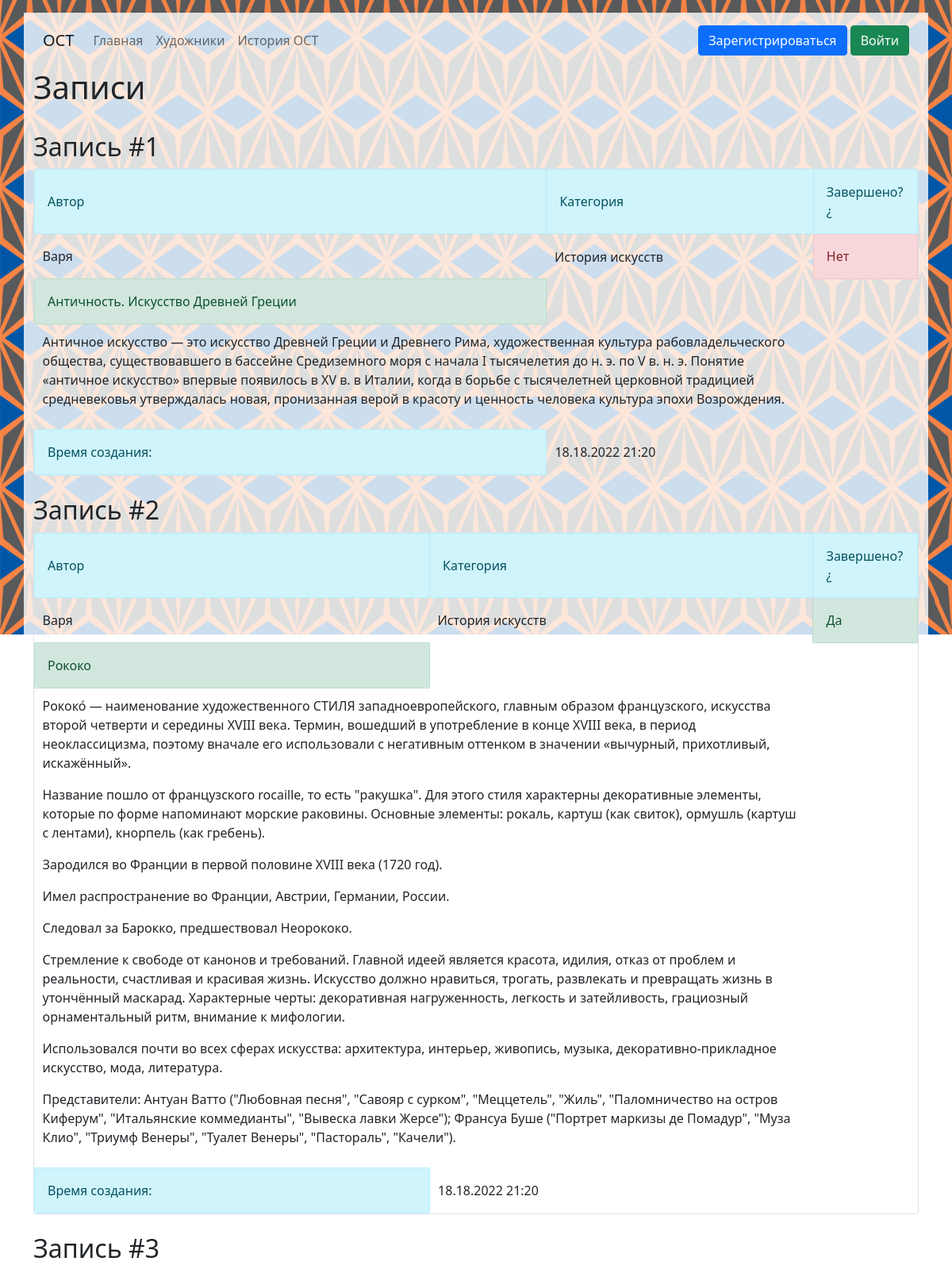
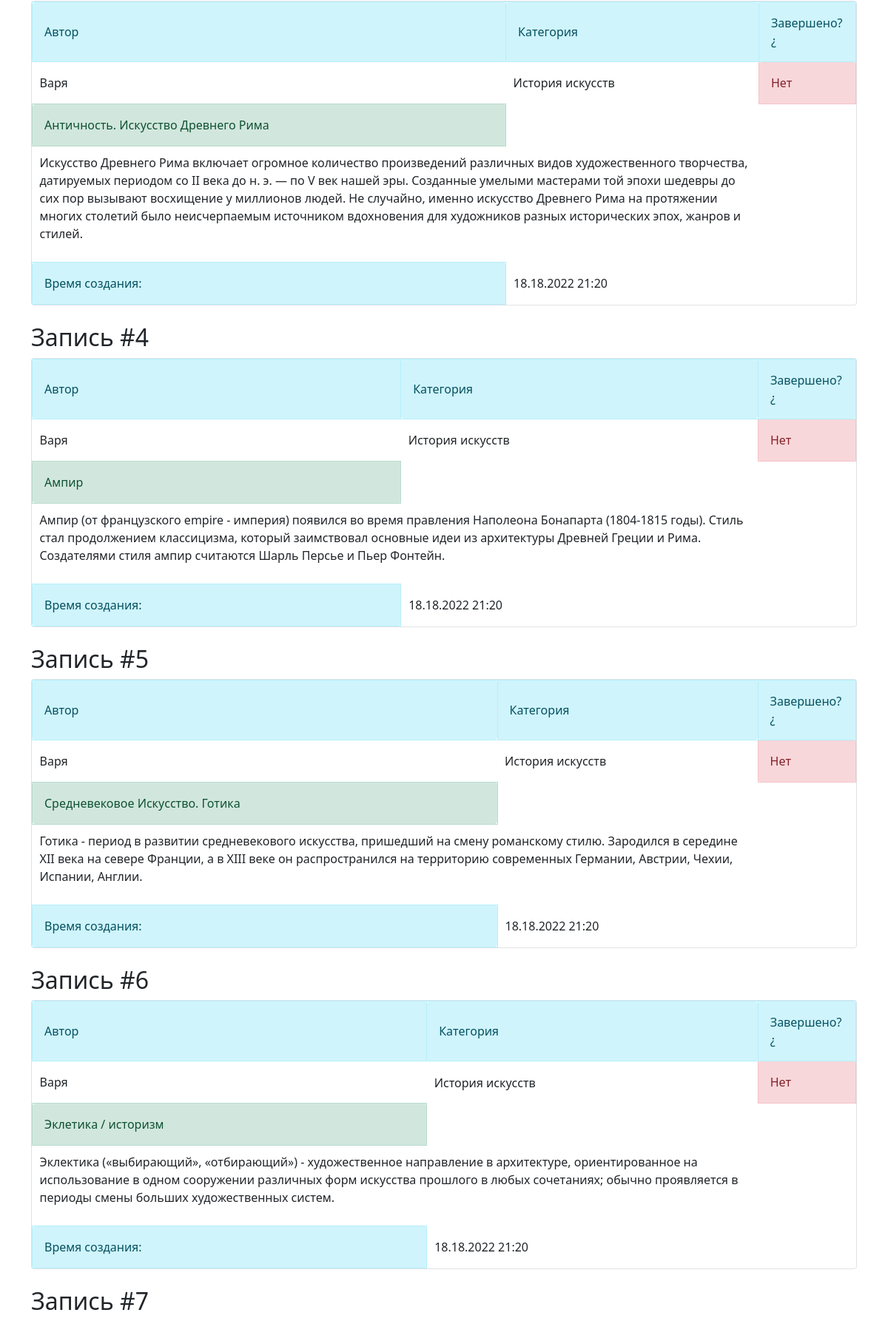
The page / (upper part) on the database its author committed (2 pictures, top to bottom).
### data/posts.py (models this page shows, shortened)
class Posts(SqlAlchemyBase, SerializerMixin):
    __tablename__ = 'posts'
    id = sqlalchemy.Column(sqlalchemy.Integer, primary_key=True, autoincrement=True)
    author = sqlalchemy.Column(sqlalchemy.Integer, sqlalchemy.ForeignKey("users.id"))
    category_id = sqlalchemy.Column(sqlalchemy.Integer, sqlalchemy.ForeignKey("category.id"))
    title = sqlalchemy.Column(sqlalchemy.String, nullable=True)
    text = sqlalchemy.Column(sqlalchemy.Text, nullable=True)
    date = sqlalchemy.Column(sqlalchemy.DateTime, default=datetime.datetime.now())
    is_finished = sqlalchemy.Column(sqlalchemy.Boolean, default=False)
    user = orm.relation('User')
    category = orm.relation('Category')

### data/user.py (models this page shows, shortened)
class User(SqlAlchemyBase, UserMixin, SerializerMixin):
    __tablename__ = 'users'
    id = sqlalchemy.Column(sqlalchemy.Integer, primary_key=True, autoincrement=True)
    surname = sqlalchemy.Column(sqlalchemy.String, nullable=True)
    name = sqlalchemy.Column(sqlalchemy.String, nullable=True)
    age = sqlalchemy.Column(sqlalchemy.Integer, nullable=True)
    photo = sqlalchemy.Column(sqlalchemy.String, nullable=True)
    email = sqlalchemy.Column(sqlalchemy.String, index=True, unique=True, nullable=True)
    hashed_password = sqlalchemy.Column(sqlalchemy.String, nullable=True)
    modified_date = sqlalchemy.Column(sqlalchemy.DateTime, default=datetime.datetime.now)
    posts = orm.relation("Posts", back_populates='user')

### data/category.py (models this page shows)
class Category(SqlAlchemyBase, SerializerMixin):
    __tablename__ = 'category'
    id = sqlalchemy.Column(sqlalchemy.Integer, primary_key=True, autoincrement=True)
    name = sqlalchemy.Column(sqlalchemy.String, nullable=True)
    posts = orm.relation("Posts", back_populates='category')

### main.py (the view)
@app.route('/')
def index():
    db_sess = db_session.create_session()
    posts = db_sess.query(Posts).all()
    return render_template("index.html", posts=posts)

### data/db_session.py (called while the page is built)
def create_session() -> Session:
    global __factory
    return __factory()

### templates/index.html (shortened to what this page needs)
{% extends "base.html" %}
{% block pagename %}<h1>Записи</h1>{% endblock %}
{% block content %}
    {% for item in posts %}
        <br>
        <h2>Запись #{{ loop.index }}</h2>
        <div class="col-md6 border rounded">
            <div>
                <table cellspacing="5" cellpadding="10">
                    <tr>
                        <td class="alert alert-info" role="alert">Автор</td>
                        <td class="alert alert-info" role="alert">Категория</td>
                        <td class="alert alert-info" role="alert">Завершено?¿</td>
                    </tr>
                    <tr>
                        <td>{{ item.user.name }}</td>
                        <td>{{ item.category.name }}</td>
                        {% if item.is_finished %}
                            <td class="alert alert-success" role="alert">Да</td>
                        {% else %}
                            <td class="alert alert-danger" role="alert">Нет</td>
                        {% endif %}
                    </tr>
                    <tr>
                        <td class="alert alert-success" role="alert">{{ item.title }}</td>
                    </tr>
                    <tr>
                        <td colspan="2">
                            {% for elem in item.text.split('*') %}
                                <p>{{ elem }}</p>
                            {% endfor %}
                        </td>
                    </tr>
                    <tr>
                        <td class="alert alert-info" role="alert">Время создания:</td>
                        <td>{{ item.date.strftime('%d.%d.%Y %H:%M') }}</td>
                    </tr>
                </table>
            </div>
        </div>
    {% endfor %}
{% endblock %}

### rows shown on the page
Posts: user.name "Варя", category.name "История искусств", is_finished "Нет", title "Античность. Искусство Древней Греции", text "Античное искусство — это искусство Древней Греции и Древнего Рима, художественная культура рабовладельческого общества, существовавшего в бассейне Средиземного моря с начала I тысячелетия до н. э. по V в. н. э. Понятие «античное искусство» впервые появилось в XV в. в Италии, когда в борьбе с тысячелетней церковной традицией средневековья утверждалась новая, пронизанная верой в красоту и ценность человека культура эпохи Возрождения.", date "18.18.2022 21:20"
Posts: user.name "Варя", category.name "История искусств", is_finished "Да", title "Рококо", elem "Рококо́ — наименование художественного СТИЛЯ западноевропейского, главным образом французского, искусства второй четверти и середины XVIII века. Термин, вошедший в употребление в конце XVIII века, в период неоклассицизма, поэтому вначале его использовали с негативным оттенком в значении «вычурный, прихотливый, искажённый»." "Название пошло от французского rocaille, то есть \"ракушка\". Для этого стиля характерны декоративные элементы, которые по форме напоминают морские раковины. Основные элементы: рокаль, картуш (как свиток), ормушль (картуш с лентами), кнорпель (как гребень)." "Зародился во Франции в первой половине XVIII века (1720 год)." "Имел распространение во Франции, Австрии, Германии, России." "Следовал за Барокко, предшествовал Неорококо." "Стремление к свободе от канонов и требований. Главной идеей является красота, идилия, отказ от проблем и реальности, счастливая и красивая жизнь. Искусство должно нравиться, трогать, развлекать и превращать жизнь в утончённый маскарад. Характерные черты: декоративная нагруженность, легкость и затейливость, грациозный орнаментальный ритм, внимание к мифологии." "Использовался почти во всех сферах искусства: архитектура, интерьер, живопись, музыка, декоративно-прикладное искусство, мода, литература." "Представители: Антуан Ватто (\"Любовная песня\", \"Савояр с сурком\", \"Меццетель\", \"Жиль\", \"Паломничество на остров Киферум\", \"Итальянские коммедианты\", \"Вывеска лавки Жерсе\"); Франсуа Буше (\"Портрет маркизы де Помадур\", \"Муза Клио\", \"Триумф Венеры\", \"Туалет Венеры\", \"Пастораль\", \"Качели\").", date "18.18.2022 21:20"
Posts: user.name "Варя", category.name "История искусств", is_finished "Нет", title "Античность. Искусство Древнего Рима", text "Искусство Древнего Рима включает огромное количество произведений различных видов художественного творчества, датируемых периодом со II века до н. э. — по V век нашей эры. Созданные умелыми мастерами той эпохи шедевры до сих пор вызывают восхищение у миллионов людей. Не случайно, именно искусство Древнего Рима на протяжении многих столетий было неисчерпаемым источником вдохновения для художников разных исторических эпох, жанров и стилей.", date "18.18.2022 21:20"
Posts: user.name "Варя", category.name "История искусств", is_finished "Нет", title "Ампир", text "Ампир (от французского empire - империя) появился во время правления Наполеона Бонапарта (1804-1815 годы). Стиль стал продолжением классицизма, который заимствовал основные идеи из архитектуры Древней Греции и Рима. Создателями стиля ампир считаются Шарль Персье и Пьер Фонтейн.", date "18.18.2022 21:20"
Posts: user.name "Варя", category.name "История искусств", is_finished "Нет", title "Средневековое Искусство. Готика", text "Готика - период в развитии средневекового искусства, пришедший на смену романскому стилю. Зародился в середине XII века на севере Франции, а в XIII веке он распространился на территорию современных Германии, Австрии, Чехии, Испании, Англии.", date "18.18.2022 21:20"
Posts: user.name "Варя", category.name "История искусств", is_finished "Нет", title "Эклетика / историзм", text "Эклектика («выбирающий», «отбирающий») - художественное направление в архитектуре, ориентированное на использование в одном сооружении различных форм искусства прошлого в любых сочетаниях; обычно проявляется в периоды смены больших художественных систем.", date "18.18.2022 21:20"
